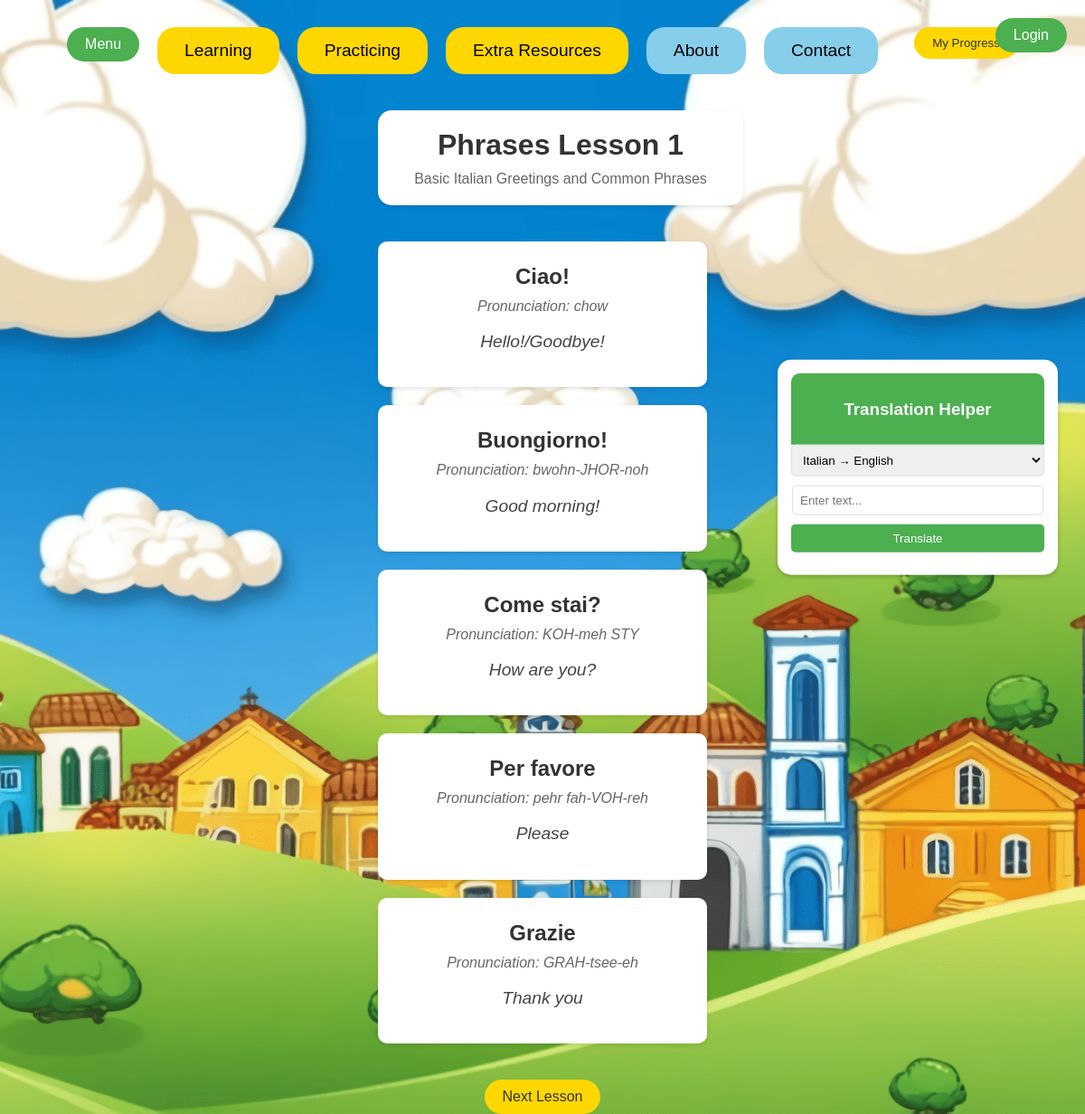
The page /learning/phrases/1 on the database its author committed.
### models.py (models this page shows)
class PhraseItem(db.Model):
    id = db.Column(db.Integer, primary_key=True)
    italian_phrase = db.Column(db.String(200), nullable=False)
    english_phrase = db.Column(db.String(200), nullable=False)
    pronunciation = db.Column(db.String(200))  # Optional pronunciation guide
    lesson_number = db.Column(db.Integer, nullable=False)  # 1 or 2
    category = db.Column(db.String(50))  # greetings, common_phrases, etc.

### routes/learning.py (the view)
@learning.route('/learning/phrases/<int:lesson_number>', methods=['GET', 'POST'])
def phrases_lesson(lesson_number):
    current_user = get_current_user()
    translation = None
    if request.method == 'POST':
        text = request.form.get('text')
        direction = request.form.get('direction')
        from_lang, to_lang = direction.split('-')
        translator = Translator(from_lang=from_lang, to_lang=to_lang)
        translation = translator.translate(text)
    if current_user:
        mark_lesson_complete(current_user.id, 'phrases', lesson_number)
    if lesson_number not in [1, 2]:
        return redirect(url_for('learning.index'))
    phrase_items = PhraseItem.query.filter_by(lesson_number=lesson_number).all()
    return render_template('phrases_lesson.html',
                         items=phrase_items,
                         lesson_number=lesson_number,
                         current_user=current_user,
                         translation=translation)

### utils.py (called while the page is built)
def get_current_user():
    if 'user_id' in session:
        return User.query.get(session['user_id'])
    return None

### templates/phrases_lesson.html (shortened to what this page needs)
{% extends 'base.html' %}
{% block body %}
<div class="content">
    <header class="lesson-header">
        <h1>Phrases Lesson {{ lesson_number }}</h1>
        {% if lesson_number == 1 %}
        <p class="lesson-description">Basic Italian Greetings and Common Phrases</p>
        {% else %}
        <p class="lesson-description">Using Phrases with Vocabulary</p>
        {% endif %}
    </header>
    <div class="phrases-grid">
        {% for item in items %}
        <div class="phrase-card">
            <div class="phrase-content">
                <h3 class="italian">{{ item.italian_phrase }}</h3>
                <p class="pronunciation">Pronunciation: {{ item.pronunciation }}</p>
                <p class="english">{{ item.english_phrase }}</p>
            </div>
        </div>
        {% endfor %}
    </div>
    <div class="lesson-navigation">
        {% if lesson_number < 2 %}
        <a href="{{ url_for('learning.phrases_lesson', lesson_number=lesson_number+1) }}" class="nav-button">Next Lesson</a>
        {% endif %}
    </div>
</div>
<div class="translation-box">
    <div class="translation-header">
        <h3>Translation Helper</h3>
    </div>
    <form method="POST" class="translation-form">
        <select name="direction" class="translate-select">
            <option value="it-en">Italian → English</option>
        </select>
        <input type="text" name="text" class="translate-input" placeholder="Enter text...">
        <button type="submit" class="translate-button">Translate</button>
    </form>
</div>
{% endblock %}

### static/css/main.css (style rules this page uses)
body, html { margin: 0; font-family: sans-serif; height: 100%; display: flex; flex-direction: column; justify-content: space-between; background-image: url('/static/images/homepage_web_draft_1.png'); background-size: cover; background-position: center; background-repeat: no-repeat; background-attachment: fixed; background-color: lightblue; }
.content { max-width: 1200px; margin: 0 auto; padding: 20px; position: relative; background-color: transparent; border-radius: 15px; }
.italian { color: #333; font-size: 1.5em; margin: 5px 0; }
.english { color: #666; font-style: italic; }
.lesson-navigation { display: flex; justify-content: center; gap: 20px; margin: 20px 0; }
.nav-button { padding: 10px 20px; background-color: #FFD700; border: none; border-radius: 20px; color: #333; text-decoration: none; transition: background-color 0.3s ease; }
.lesson-header { background-color: white; border-radius: 15px; padding: 20px; margin: 20px 0; text-align: center; width: 100%; box-shadow: 0 2px 5px rgba(0,0,0,0.1); }
.lesson-header h1 { margin: 0 0 10px 0; color: #333; }
.lesson-description { margin: 0; color: #666; }
.content { max-width: 1200px; margin: 0 auto; padding: 20px; display: flex; flex-direction: column; align-items: center; }
.phrases-grid { display: grid; grid-template-columns: repeat(auto-fit, minmax(300px, 1fr)); gap: 20px; padding: 20px; width: 100%; }
.phrase-card { background-color: white; border-radius: 10px; padding: 20px; box-shadow: 0 2px 5px rgba(0,0,0,0.1); transition: transform 0.3s ease; }
.phrase-content { text-align: center; }
.phrase-content .italian { color: #333; font-size: 1.5em; margin-bottom: 10px; }
.phrase-content .pronunciation { color: #666; font-style: italic; margin: 5px 0; }
.phrase-content .english { color: #444; font-size: 1.2em; }
.lesson-header { background-color: white; border-radius: 15px; padding: 20px; margin: 20px auto; text-align: center; width: 100%; box-shadow: 0 2px 5px rgba(0,0,0,0.1); }
.content { position: relative; min-height: 100vh; }
.translation-box { position: fixed; right: 30px; top: 40%; transform: translateY(-40%); background: white; border-radius: 15px; box-shadow: 0 2px 5px rgba(0,0,0,0.2); width: 280px; padding: 15px; }
.translation-form > * { margin-bottom: 10px; width: 100%; }
.translation-header { background-color: #4CAF50; color: white; padding: 10px; border-radius: 10px 10px 0 0; text-align: center; }
.translate-select { width: 100%; padding: 8px; margin-bottom: 10px; border-radius: 5px; border: 1px solid #ddd; }
.translate-input { width: calc(100% - 2px); box-sizing: border-box; padding: 8px; margin: 0 auto; margin-bottom: 10px; display: block; border-radius: 5px; border: 1px solid #ddd; }
.translate-button { width: 100%; padding: 8px; background-color: #4CAF50; color: white; border: none; border-radius: 5px; cursor: pointer; }

### rows shown on the page
PhraseItem: italian_phrase "Ciao!", pronunciation "chow", english_phrase "Hello!/Goodbye!"
PhraseItem: italian_phrase "Buongiorno!", pronunciation "bwohn-JHOR-noh", english_phrase "Good morning!"
PhraseItem: italian_phrase "Come stai?", pronunciation "KOH-meh STY", english_phrase "How are you?"
PhraseItem: italian_phrase "Per favore", pronunciation "pehr fah-VOH-reh", english_phrase "Please"
PhraseItem: italian_phrase "Grazie", pronunciation "GRAH-tsee-eh", english_phrase "Thank you"

### other values the page prints
{{ lesson_number }} "1"
